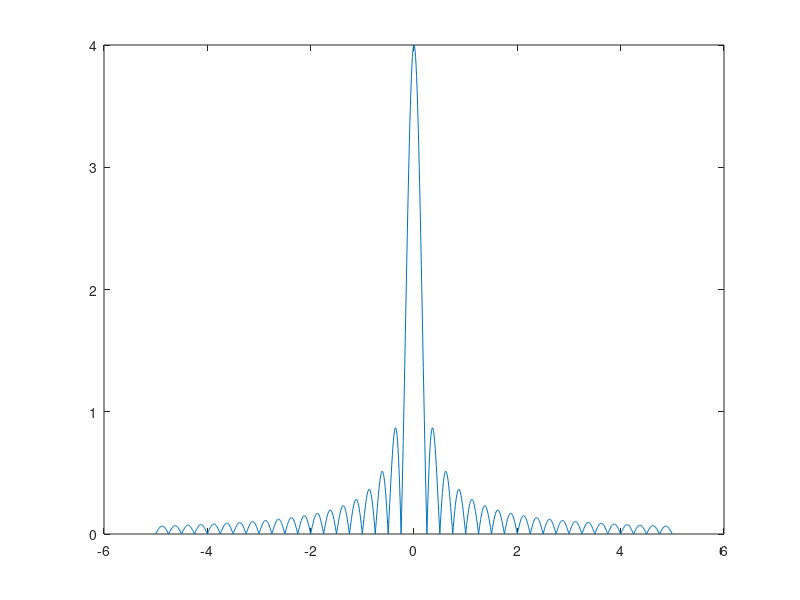

Write MATLAB code to recreate this figure.
%{
Author: Haruka Kido
EE 314L
Lab 3. Evaluating Fourier Transforms in MatLAB
Activity 1: Figure 3. DF Spectrum: Integration with trapz command
September 28, 2021
%}

% MATLAB code to find Fourier Transform of Square wave signal x(t)=1 
%for %-2<t<2

clc;
t = -2:.01:2;
k = 0;
for f = -5:.01:5
    k = k+1;
    X(k) = trapz(t, exp(-j*2*pi*f*t));
end
f = -5:.01:5;
plot(f, abs(X))

